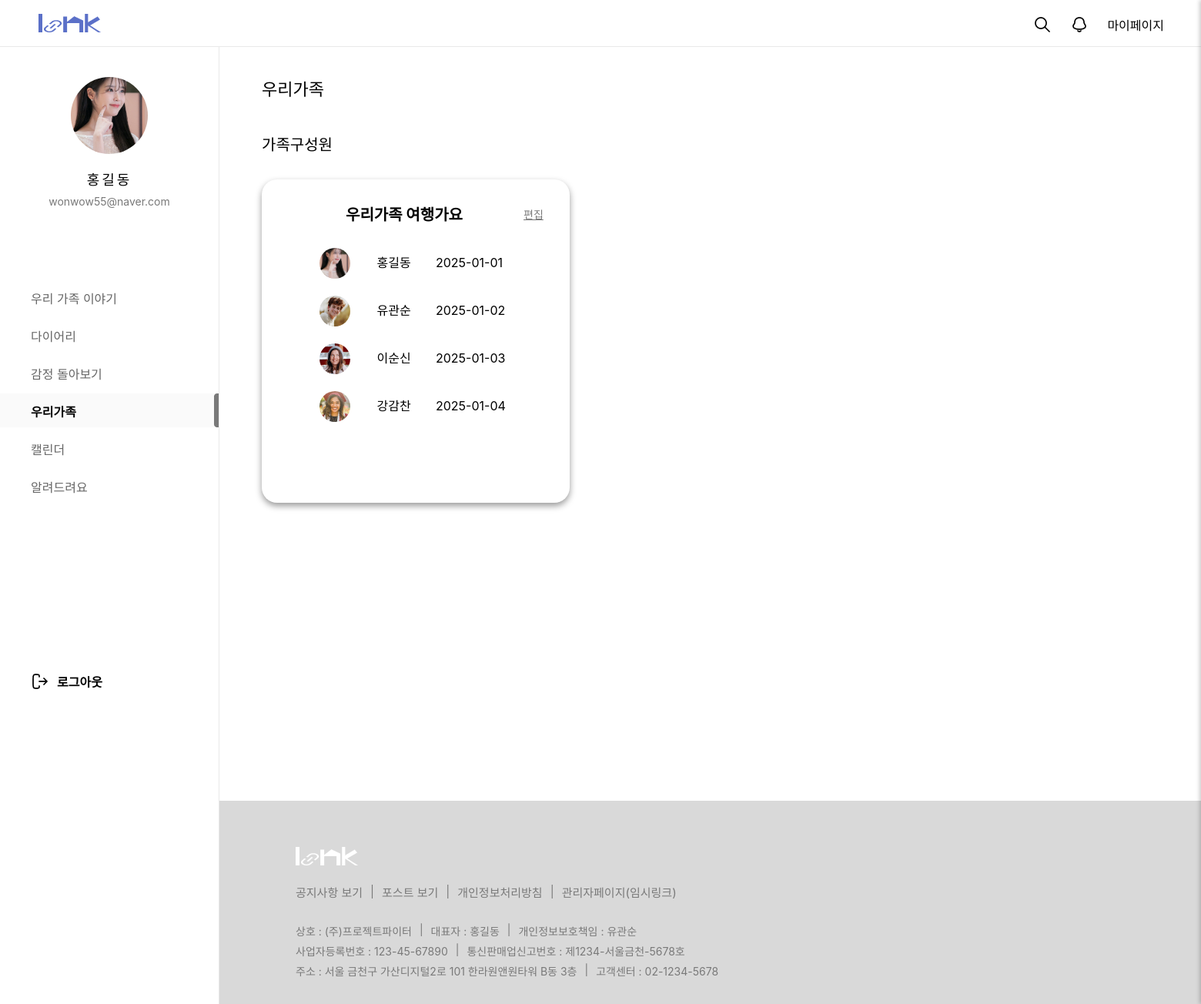
Screenshot of /family1/fam/ (signed in) with the database file from the repository.
### mypage/models.py (models this page shows, shortened)
class Img(models.Model):
  id = models.CharField(max_length=50, primary_key=True)  # 고유한 ID
  img = models.ImageField(upload_to='images/', null=True, blank=True, default='../static/images/calendar1/default_profile.png')  # 디폴트 이미지 설정

### loginpage/models.py (models this page shows, shortened)
class Member(models.Model):
  id = models.CharField(max_length=50,primary_key=True)
  pw = models.CharField(max_length=100)
  name = models.CharField(max_length=100)
  nicName = models.CharField(max_length=100,default='123')
  mail = models.EmailField(max_length=100)
  birthday = models.CharField(max_length=50)
  gender = models.CharField(max_length=10,choices=[('남자', '남자'), ('여자', '여자')])
  mdate = models.DateTimeField(auto_now=True)
  created_group = models.OneToOneField(
        'diary.GroupDiary',  # '앱이름.모델이름' 형식
        on_delete=models.SET_NULL,
        null=True,
        blank=True,
        related_name='creator'
    )
  joined_group = models.ForeignKey(
        'diary.GroupDiary',  # '앱이름.모델이름' 형식
        on_delete=models.SET_NULL,
        null=True,
        blank=True,
        related_name='members'
    )

### family1/views.py (the view)
# urls.py: path('fam/', views.fam, name='fam'),
def fam(request):
    id = request.session.get('session_id')
    if not id:
        return render(request, 'login.html', {'error': '로그인이 필요합니다.'})
    try:
        user = Member.objects.get(id=id)
    except Member.DoesNotExist:
        return render(request, 'fam.html', {'error': '사용자를 찾을 수 없습니다.'})
    created_group = user.created_group or ''
    joined_group = user.joined_group or ''
    created_group_list = list(str(created_group).split(','))
    joined_group_list = list(str(joined_group).split(','))
    created_group_name = created_group_list[2] if len(created_group_list) > 2 else None
    joined_group_name = joined_group_list[2] if len(joined_group_list) > 2 else None
    created_group_diary = GroupDiary.objects.filter(member=user, role=1).first()
    joined_group_members = []
    if created_group_diary:
      joined_group_members = GroupDiary.objects.filter(gno=created_group_diary.gno)
    joined_group_diary = GroupDiary.objects.filter(member=user, role=2).first()
    created_group_members = []
    if joined_group_diary:
      created_group_members = GroupDiary.objects.filter(gno=joined_group_diary.gno)
    created_group_members_with_img = []
    for member in created_group_members:
        img_obj = Img.objects.filter(id=member.member.id).first()
        created_group_members_with_img.append({
            'member': member.member,
            'img': img_obj.img.url if img_obj and img_obj.img else '../static/images/calendar1/default_profile.png'
        })
    joined_group_members_with_img = []
    for member in joined_group_members:
        img_obj = Img.objects.filter(id=member.member.id).first()
        joined_group_members_with_img.append({
            'member': member.member,
            'img': img_obj.img.url if img_obj and img_obj.img else '../static/images/calendar1/default_profile.png'
        })
    has_group = bool(created_group or joined_group)
    qb = Img.objects.filter(id=id).first()
    context = {
        'user':user,
        'has_group': has_group,
        'created_group': created_group,
        'joined_group': joined_group,
        'created_group_name': created_group_name,
        'joined_group_name': joined_group_name,
        'joined_group_members': joined_group_members_with_img,
        'created_group_members': created_group_members_with_img,
        "qb":qb,
    }
    return render(request, 'fam.html', context)

### diary/models.py (called while the page is built)
  def __str__(self):
    return f"{self.gno},{self.member.id},{self.gtitle},{self.gName},{self.created_at}"

### family1/templates/fam.html (shortened to what this page needs)
{% load static %}
<!DOCTYPE html>
<html lang="ko">
<head>
  <link rel="stylesheet" as="style" crossorigin
    href="https://cdn.jsdelivr.net/gh/orioncactus/pretendard@v1.3.9/dist/web/variable/pretendardvariable.min.css" />
  <link rel="stylesheet" href="{% static '/css/family1/main.css'%}" />
</head>
<body>
  <div id="top_nav">
    <h1><a href="/main/index/"></a></h1>
    <ul class="top_menu">
      <li><a id="searchBtn"><img src="{% static 'images/family1/search_icon.png'%}" alt="" /></a></li>
      <li><a id="notiBtn"><img src="{% static 'images/family1/bell_off_icon.png'%}" alt="" /></a></li>
      <li><a href="/mypage/main/">마이페이지</a></li>
    </ul>
  </div>
  <div id="gnb">
    <div id="user_profile">
      <div id="pimg">
        <img src="{{ qb.img.url }}" alt="" />
      </div>
      <p id="uName">{{user.name}}</p>
      <p id="uEmail">{{user.mail}}</p>
    </div>
    <nav id="menu">
      <ul>
        <a href="/main/index/"><li class="menu_item">우리 가족 이야기</li></a>
        <a href="/diary/diaryHome/"><li class="menu_item">다이어리</li></a>
        <a href="/emotion/main/"><li class="menu_item">감정 돌아보기</li></a>
        <a href="/family1/fam/"><li class="menu_item active">우리가족</li></a>
        <a href="/calendar1/cal/"><li class="menu_item">캘린더</li></a>
        <a href="/customer/"><li class="menu_item">알려드려요</li></a>
      </ul>
    </nav>
    <div id="logout">
      <a href="/main/logout/"><span>로그아웃</span></a>
    </div>
  </div>
  <div id="main_title">
    <h1>우리가족</h1>
    <div id="top_name">가족구성원</div>
    <div id='main_tool'>
      <form method="post">
        <div id ="back_cover">
          <div id="main_me" class="{% if created_group %}show{% else %}hide{% endif %}">
            <div id = "of">
              <div id="small_title1" class="small_title">{{created_group_name}}</div>
              <button type='button' id='king'>편집</button>
            </div>
            <div class="small_list" id="small_list1">
              {% if joined_group_members %}
              {% for member in joined_group_members%}
              <div class="small_list_1">
                <div class="small_img"><img src="{{ member.img }}" alt="" /></div>
                <div class="summ">
                  <div class="small_name">{{member.member.name}}</div>
                  <div class="small_bir">{{member.member.birthday}}</div>
                </div>
              </div>
              {% endfor %}
              {% endif %}
            </div>
          </form>
        </div>
      </div>
  <div id="footer">
		<div id="f_logo_wrap">
			<img src="/static/images/home/logo_white_sample.png" alt="">
		</div>
		<div id="f_link">
			<ul>
				<li><a href="">공지사항 보기</a></li>
				<li>|</li>
				<li><a href="">포스트 보기</a></li>
				<li>|</li>
				<li><a href="">개인정보처리방침</a></li>
				<li>|</li>
				<li><a href="/admin1/login/">관리자페이지(임시링크)</a></li>
			</ul>
		</div>
		<div id="f_txt">
			<ul>
				<li>상호 : (주)프로젝트파이터</li>
				<li>|</li>
				<li>대표자 : 홍길동</li>
				<li>|</li>
				<li>개인정보보호책임 : 유관순</li>
			</ul>
			<ul>
				<li>사업자등록번호 : 123-45-67890</li>
				<li>|</li>
				<li>통신판매업신고번호 : 제1234-서울금천-5678호</li>
			</ul>
			<ul>
				<li>주소 : 서울 금천구 가산디지털2로 101 한라원앤원타워 B동 3층</li>
				<li>|</li>
				<li>고객센터 : 02-1234-5678</li>
			</ul>
		</div>
	</div>
</body>
</html>

### static/css/family1/main.css (style rules this page uses)
* { margin: 0; padding: 0; font-family: "Pretendard Variable", Pretendard, -apple-system, BlinkMacSystemFont, system-ui, Roboto, "Helvetica Neue", "Segoe UI", "Apple SD Gothic Neo", "Noto Sans KR", "Malgun Gothic", "Apple Color Emoji", "Segoe UI Emoji", "Segoe UI Symbol", sans-serif; }
button { cursor: pointer; }
a { text-decoration: none; color: inherit; cursor: pointer; }
ol, ul { list-style: none; }
#top_nav { width: 100%; height: 60px; background: #fff; border-bottom: 1px solid #E9E9E9; position: fixed; z-index: 1000; }
#gnb { width: 284px; height: 100%; overflow-y: auto; position: fixed; top : 60px; border-right: 1px solid #E9E9E9; background: #fff; }
#user_profile { width: 284px; height: 264px; text-align: center; }
#uName { font-size: 18px; font-weight: 500; letter-spacing: 3px; line-height: 21px; margin-top:23px }
#uEmail { font-size: 14px; font-weight: 400; line-height: 17px; color: #797979; margin-top:9px }
#pimg { width: 100px; height: 100px; border-radius: 100%; overflow: hidden; margin: 40px auto 0; }
#pimg img { width: 100%; height: 100%; object-fit: cover; }
#menu ul { list-style: none; padding-left: 0; margin-bottom: 220px; }
#menu ul li { height: 44px; padding: 11px 0 11px 40px; margin-bottom: 5px; box-sizing: border-box; transition: background-color 0.3s, color 0.3s; }
.menu_item { font-size: 16px; font-weight: 400; color: #666; }
.menu_item.active { font-size: 16px; font-weight: 600; color: #000; background-color: #FAFAFA; background-image: url(../../images/home/menu_bar.png); background-repeat: no-repeat; background-position: right center; }
#logout { font-size: 16px; font-weight: 600; margin-left: 40px; background-image: url(../../images/home/logout_icon.png); background-repeat: no-repeat; background-position: left center; }
#logout span { margin-left: 34px; }
#top_nav>h1 { width: 81px; height: 24px; background: url('../../images/home/logo_sample.png') no-repeat; position: absolute; left:50px; top:18px; }
.top_menu { display: flex; gap: 24px; justify-content: flex-end; margin-right: 48px; padding-top: 20px; box-sizing: border-box; }
#main_title { width: 1400px; height: 540px; position: relative; top: 100px; left: 340px; }
#main_title>h1 { font-size: 22px; font-weight: 400; line-height: 150%; }
#top_name { font-size: 20px; line-height: 150%; margin: 40px 0 30px 0; }
#main_tool { width: 100%; height: 402px; display: flex; }
#main_me { width: 400px; height: 420px; max-height: 1000px; overflow-y: auto; padding-bottom:10px; box-sizing: border-box; border-radius: 20px; box-shadow: 0 4px 8px rgba(0, 0, 0, 0.4); }
.small_title { margin-left: 35px; width: 300px; margin-top: 30px; justify-content: center; text-align: center; font-size: 20px; font-weight: bold; display: inline-block; flex-shrink: 0; }
#of { display:flex; width: 380px; }
#king { position: relative; margin-top: 30px; top: 0px; left: 5px; font-size: 14px; color: #797979; text-decoration: underline; background-color: #fff; justify-content: right; border: none; cursor: pointer; }
.small_list { margin: 30px 0 0 75px; width: 300px; max-height: 230px; overflow: hidden; }
.small_list_1 { margin-bottom: 20px; width: 300px; height: 42px; display: block; }
.small_img { width: 40px; height: 40px; display: inline-block; }
.small_img > img { width: 100%; height: 100%; object-fit: cover; border-radius: 100%; }
.summ { display: inline-block; align-items: center; position: relative; top: -15px; right: 5px; }
.small_name { margin-left: 35px; width: 72px; flex-shrink: 0; display: inline-block; font-size: 16px; }
.small_bir { display: inline-block; font-size: 16px; width: 108px; flex-shrink: 0; }
#footer { width: 1620px; height: 264px; font-size: 15px; color: #797979; float: left; margin-top: 500px; margin-left: 284px; padding: 60px 40px 40px 100px; box-sizing: border-box; background: #d9d9d9; overflow: hidden; }
#footer ul { display: flex; gap: 10px; }
#f_link { margin-top: 20px; margin-bottom: 30px; }
#f_txt ul li { font-size: 14px; margin-bottom: 6px; }
#back_cover { width: 840px; display: flex; justify-content: space-between; }
.show { display: block; }

### rows the page displays
Img: img (picture)
Member: name "홍길동", mail "wonwow55@naver.com", shows a picture, member.name "홍길동", member.birthday "2025-01-01"
Member: shows a picture, member.name "유관순", member.birthday "2025-01-02"
Member: shows a picture, member.name "이순신", member.birthday "2025-01-03"
Member: shows a picture, member.name "강감찬", member.birthday "2025-01-04"

### other values shown
{{ created_group_name }} "우리가족 여행가요"
